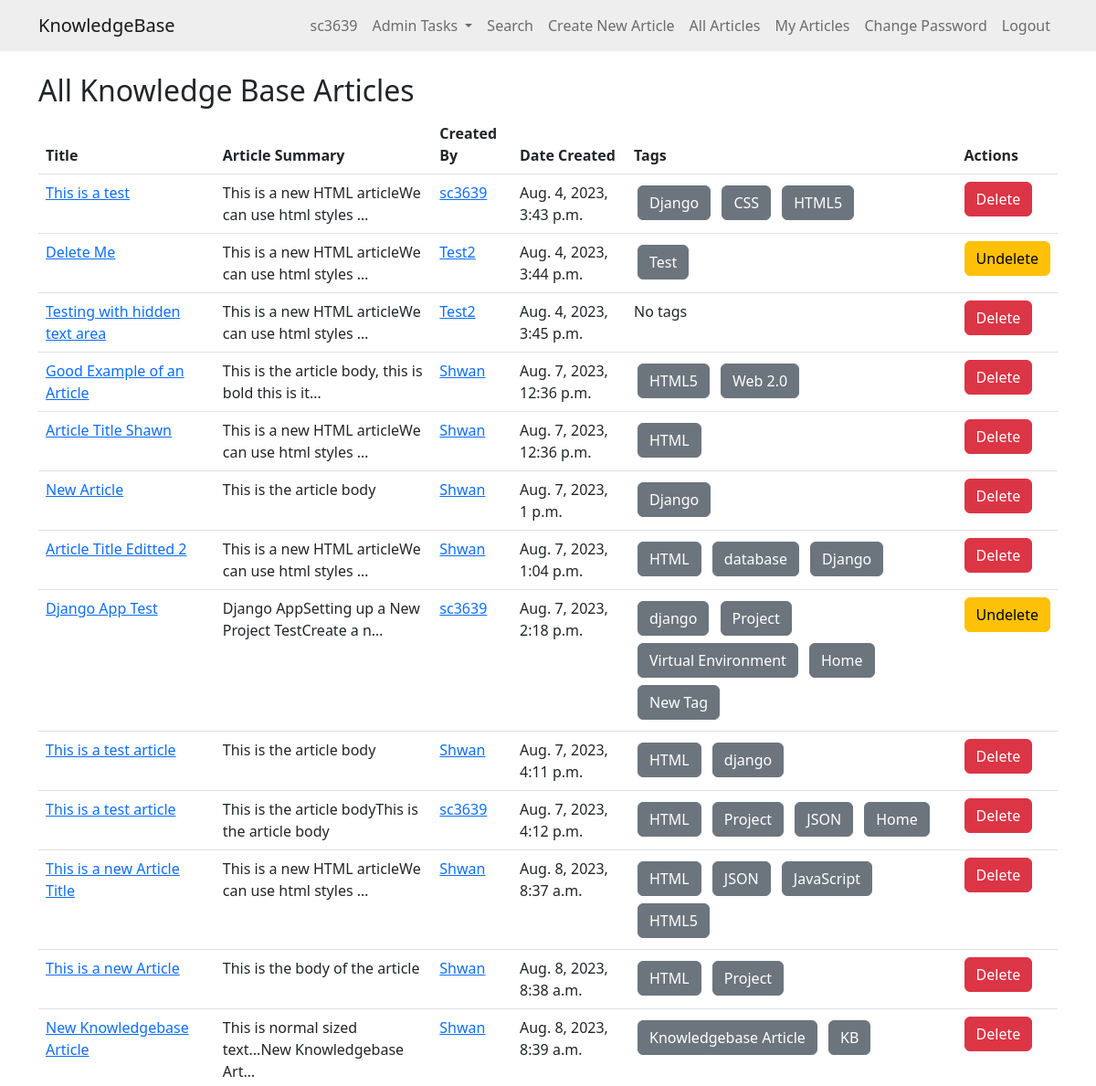
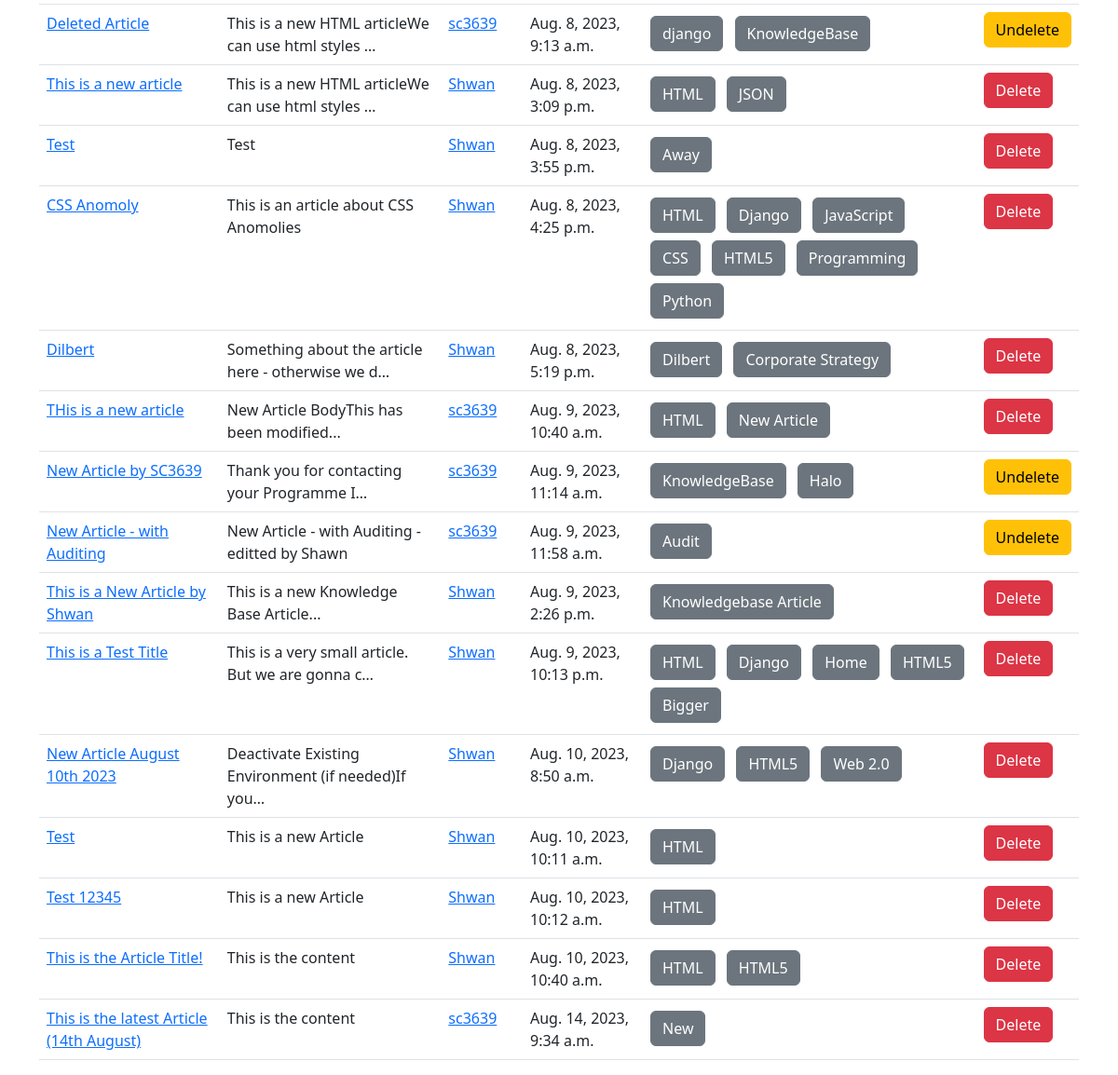
The page /allarticles/ (signed in) on the database as committed earlier (2 pictures, top to bottom).
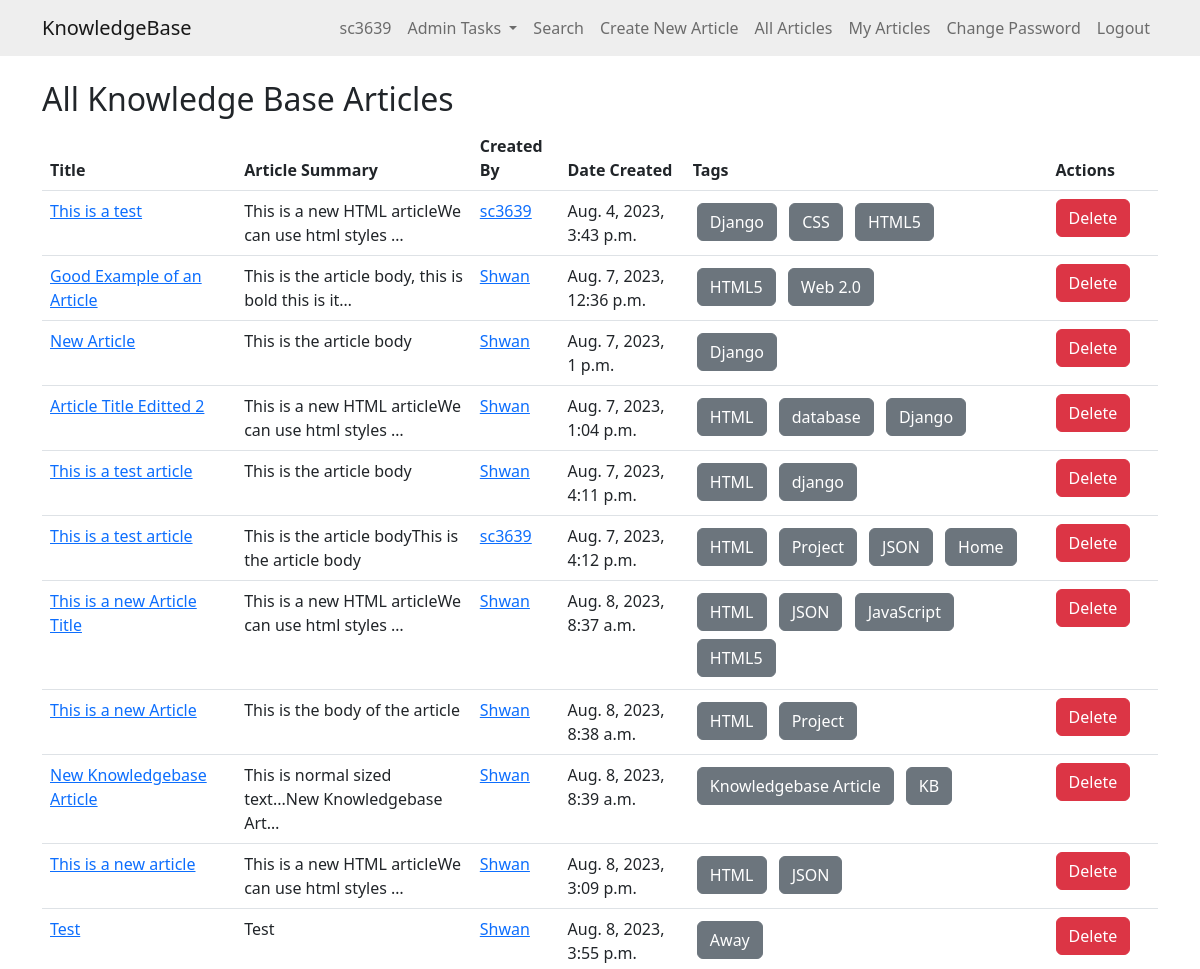
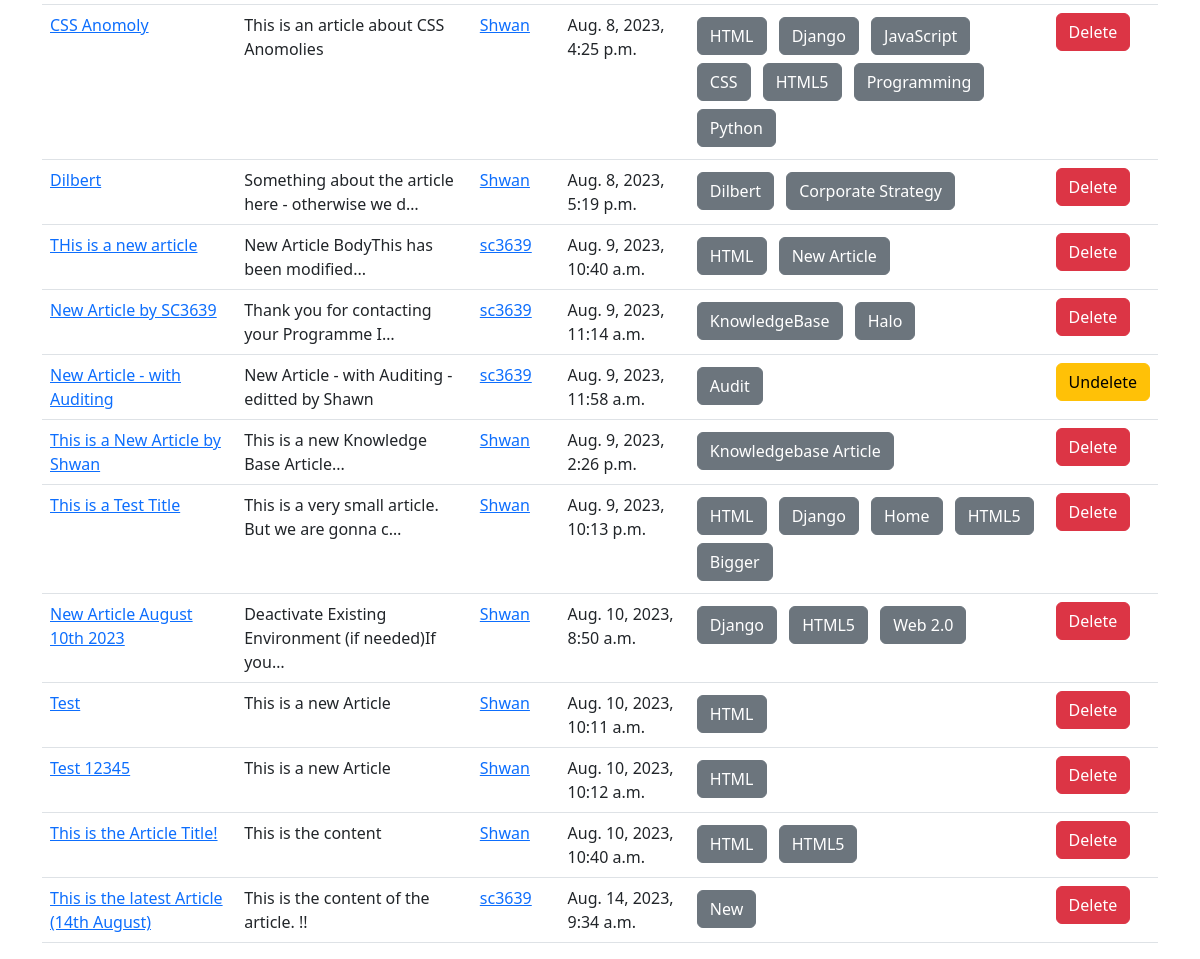
The same page on the database as committed later (2 pictures, top to bottom).
### knowledge/models.py (models this page shows, shortened)
class KBEntry(models.Model):
    title = models.CharField(max_length=255)
    article = models.TextField()
    created_by = models.ForeignKey(User, related_name="created_kb_entries", on_delete=models.SET_NULL, null=True)
    created_datetime = models.DateTimeField(auto_now_add=True)
    modified_datetime = models.DateTimeField(auto_now=True)
    last_modified_by = models.ForeignKey(User, related_name="modified_kb_entries", on_delete=models.SET_NULL, null=True)
    deleted_datetime = models.DateTimeField(null=True, blank=True)
    deleted_by = models.ForeignKey(User, related_name="deleted_kb_entries", on_delete=models.SET_NULL, null=True, blank=True)
    upvotes = models.ManyToManyField(User, related_name="upvoted_kb_entries", blank=True)
    downvotes = models.ManyToManyField(User, related_name="downvoted_kb_entries", blank=True)
    rating = models.FloatField(default=0.0)
    views = models.PositiveIntegerField(default=0)
    meta_data = models.ManyToManyField('Tag', blank=True) # Assuming you will have a 'Tag' model

class Tag(models.Model):
    name = models.CharField(max_length=100)

### knowledge/views.py (the view)
# urls.py: path('allarticles/', views.allarticles, name='allarticles'),
@login_required
def allarticles(request):
    if request.user.is_superuser:
        articles = KBEntry.objects.all()
    else:
        articles = KBEntry.objects.filter(deleted_datetime__isnull=True)
    return render(request, 'knowledge/all_articles.html', {'articles': articles})

### knowledge/templates/knowledge/all_articles.html
{% extends 'knowledge/base.html' %}
{% block content %}
  <h2>All Knowledge Base Articles</h2>
  <table class="table">
    <thead class="thead-dark">
      <tr>
        <th scope="col">Title</th>
        <th scope="col">Article Summary</th>
        <th scope="col">Created By</th>
        <th scope="col">Date Created</th>
        <th scope="col">Tags</th>
        {% if user.is_superuser %}
        <th scope="col">Actions</th>
        {% endif %}
      </tr>
    </thead>
    <tbody>
      {% for article in articles %}
        <tr>
          <td>
            <a href="{% url 'article_detail' article.id %}">{{ article.title }}</a>
          </td>
          <td>{{ article.article|striptags|truncatechars:50 }}</td>
          <td>
            <a href="{% url 'user_articles' article.created_by.id %}">{{ article.created_by.username }}</a>
          </td>
          <td>{{ article.created_datetime }}</td>
          <td>
            {% for tag in article.meta_data.all %}
                <a href="{% url 'home' %}?search={{ tag.name }}" class="btn btn-secondary m-1">{{ tag.name }}</a>
            {% empty %}
                No tags
            {% endfor %}
          </td>
          {% if user.is_superuser %}
          <td>
              {% if article.deleted_datetime %}
                  <a href="{% url 'undelete_article' article.id %}" class="btn btn-warning">Undelete</a>
              {% else %}
                  <a href="{% url 'delete_article' article.id %}" class="btn btn-danger">Delete</a>
              {% endif %}
          </td>
          {% endif %}
        </tr>
      {% empty %}
        <tr>
          <td colspan="{% if user.is_superuser %}6{% else %}5{% endif %}">No entries found.</td>
        </tr>
      {% endfor %}
    </tbody>
  </table>
{% endblock %}

Rows that differ between the two databases and show on the page:
removed KBEntry: title "Delete Me", article "This is a new HTML articleWe can use html styles …", created_by.username "Test2", created_datetime "Aug. 4, 2023, 3:44 p.m.", shows "Undelete"
no longer on this page (row unchanged): Tag: name "Test", shown under "Delete Me"
removed KBEntry: title "Testing with hidden text area", article "This is a new HTML articleWe can use html styles …", created_by.username "Test2", created_datetime "Aug. 4, 2023, 3:45 p.m.", shows "Delete"
removed KBEntry: title "Article Title Shawn", article "This is a new HTML articleWe can use html styles …", created_by.username "Shwan", created_datetime "Aug. 7, 2023, 12:36 p.m.", shows "Delete", Tag (name "HTML")
removed KBEntry: title "Django App Test", article "Django AppSetting up a New Project TestCreate a n…", created_by.username "sc3639", created_datetime "Aug. 7, 2023, 2:18 p.m.", shows "Undelete", Tag (name "django"), Tag (name "Project"), Tag (name "Home")
no longer on this page (row unchanged): Tag: name "Virtual Environment", shown under "Django App Test"
no longer on this page (row unchanged): Tag: name "New Tag", shown under "Django App Test"
removed KBEntry: title "Deleted Article", article "This is a new HTML articleWe can use html styles …", created_by.username "sc3639", created_datetime "Aug. 8, 2023, 9:13 a.m.", shows "Undelete", Tag (name "django"), Tag (name "KnowledgeBase")
changed KBEntry "New Article by SC3639": deleted_datetime "Undelete" → "Delete"
changed KBEntry "This is the latest Article (14th August)": article "This is the content" → "This is the content of the article. !!"
